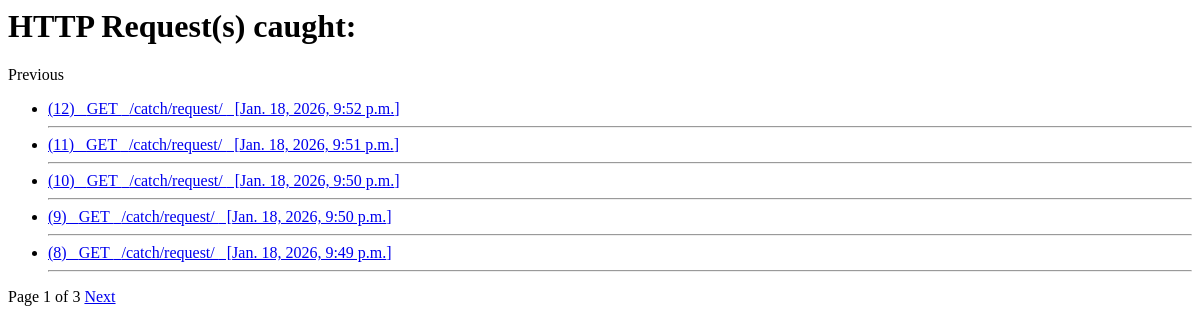
The page /catch/allrequests/ on the database as committed earlier.
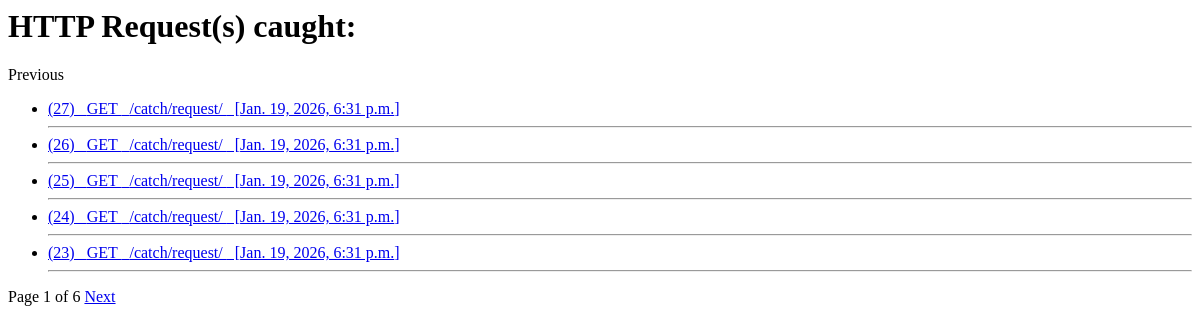
The same page on the database as committed later.
### webhooks/models.py (models this page shows, shortened)
class HttpRequest(models.Model):
    timestamp = models.DateTimeField("Request Date and Time")
    http_method = models.CharField(max_length=200)
    path = models.CharField(max_length=200)
    headers = models.TextField()
    request_body = models.TextField()

### webhooks/views.py (the view)
# urls.py: path('allrequests/', views.viewRequests),
def viewRequests(request):
    allrecords = HttpRequest.objects.all().order_by("-timestamp")
    paginator = Paginator(allrecords, 5)
    page_number = request.GET.get('page')
    page_obj = paginator.get_page(page_number)
    return render(request, "index.html", {"page_obj": page_obj, "records": page_obj.object_list})

### webhooks/templates/index.html
<h1>HTTP Request(s) caught:</h1>
<div class = "pagination">
    {% if page_obj.has_previous %}
        <a href= "?page={{ page_obj.previous_page_number }}">Previous</a>
    {% else %}
        Previous
    {% endif %}
    <ul>
        {% for req in records %}
            <li>
                <a href="{% url 'getRequest' req.id %}">({{ req.id }}) &nbsp {{req.http_method}} &nbsp {{ req.path }} &nbsp [{{ req.timestamp }}]</a>
            </li>
            <hr>
        {% empty %}
            <li>No requests captured yet.</li>
        {% endfor %}
    </ul>
    <span>Page {{ page_obj.number }} of {{page_obj.paginator.num_pages }}</span>
    {% if page_obj.has_next %}
        <a href = "?page={{ page_obj.next_page_number }}">Next</a>
    {% endif %}
</div>

Rows that differ between the two databases and show on the page:
no longer on this page (row unchanged): HttpRequest: id "12", http_method "GET", path "/catch/request/", timestamp "Jan. 18, 2026, 9:52 p.m."
no longer on this page (row unchanged): HttpRequest: id "11", http_method "GET", path "/catch/request/", timestamp "Jan. 18, 2026, 9:51 p.m."
no longer on this page (row unchanged): HttpRequest: id "10", http_method "GET", path "/catch/request/", timestamp "Jan. 18, 2026, 9:50 p.m."
no longer on this page (row unchanged): HttpRequest: id "9", http_method "GET", path "/catch/request/", timestamp "Jan. 18, 2026, 9:50 p.m."
no longer on this page (row unchanged): HttpRequest: id "8", http_method "GET", path "/catch/request/", timestamp "Jan. 18, 2026, 9:49 p.m."
added HttpRequest: id "27", http_method "GET", path "/catch/request/", timestamp "Jan. 19, 2026, 6:31 p.m."
added HttpRequest: id "26", http_method "GET", path "/catch/request/", timestamp "Jan. 19, 2026, 6:31 p.m."
added HttpRequest: id "25", http_method "GET", path "/catch/request/", timestamp "Jan. 19, 2026, 6:31 p.m."
added HttpRequest: id "24", http_method "GET", path "/catch/request/", timestamp "Jan. 19, 2026, 6:31 p.m."
added HttpRequest: id "23", http_method "GET", path "/catch/request/", timestamp "Jan. 19, 2026, 6:31 p.m."
Other text that changed with them:
{{ page_obj.paginator.num_pages }}: "3" → "6"
